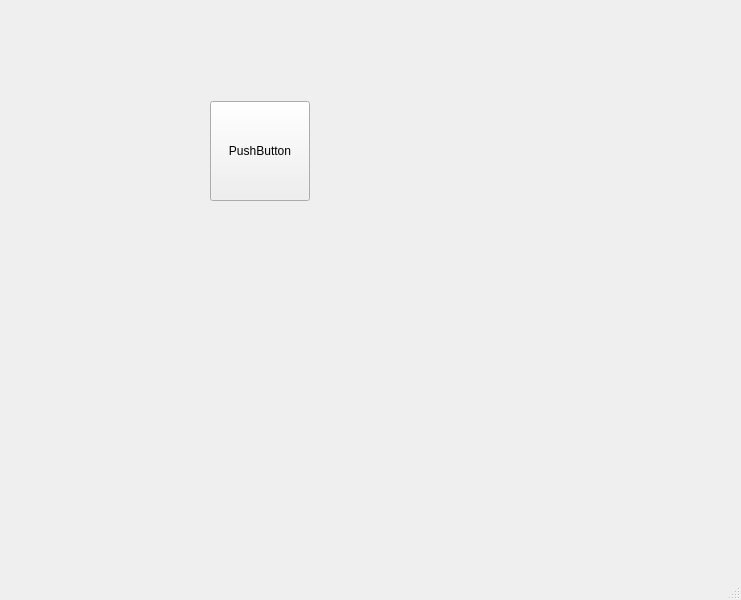
<?xml version="1.0" encoding="UTF-8"?>
<ui version="4.0">
 <class>MainWindow</class>
 <widget class="QMainWindow" name="MainWindow">
  <property name="geometry">
   <rect>
    <x>0</x>
    <y>0</y>
    <width>741</width>
    <height>600</height>
   </rect>
  </property>
  <property name="windowTitle">
   <string>智能分析系统</string>
  </property>
  <property name="windowIcon">
   <iconset>
    <normaloff>img/favicon.ico</normaloff>img/favicon.ico</iconset>
  </property>
  <widget class="QWidget" name="centralwidget">
   <widget class="QPushButton" name="pushButton">
    <property name="geometry">
     <rect>
      <x>210</x>
      <y>101</y>
      <width>100</width>
      <height>100</height>
     </rect>
    </property>
    <property name="minimumSize">
     <size>
      <width>100</width>
      <height>100</height>
     </size>
    </property>
    <property name="maximumSize">
     <size>
      <width>300</width>
      <height>300</height>
     </size>
    </property>
    <property name="text">
     <string>PushButton</string>
    </property>
   </widget>
  </widget>
  <widget class="QMenuBar" name="menubar">
   <property name="geometry">
    <rect>
     <x>0</x>
     <y>0</y>
     <width>741</width>
     <height>23</height>
    </rect>
   </property>
  </widget>
  <widget class="QStatusBar" name="statusbar"/>
 </widget>
 <resources/>
 <connections/>
</ui>
